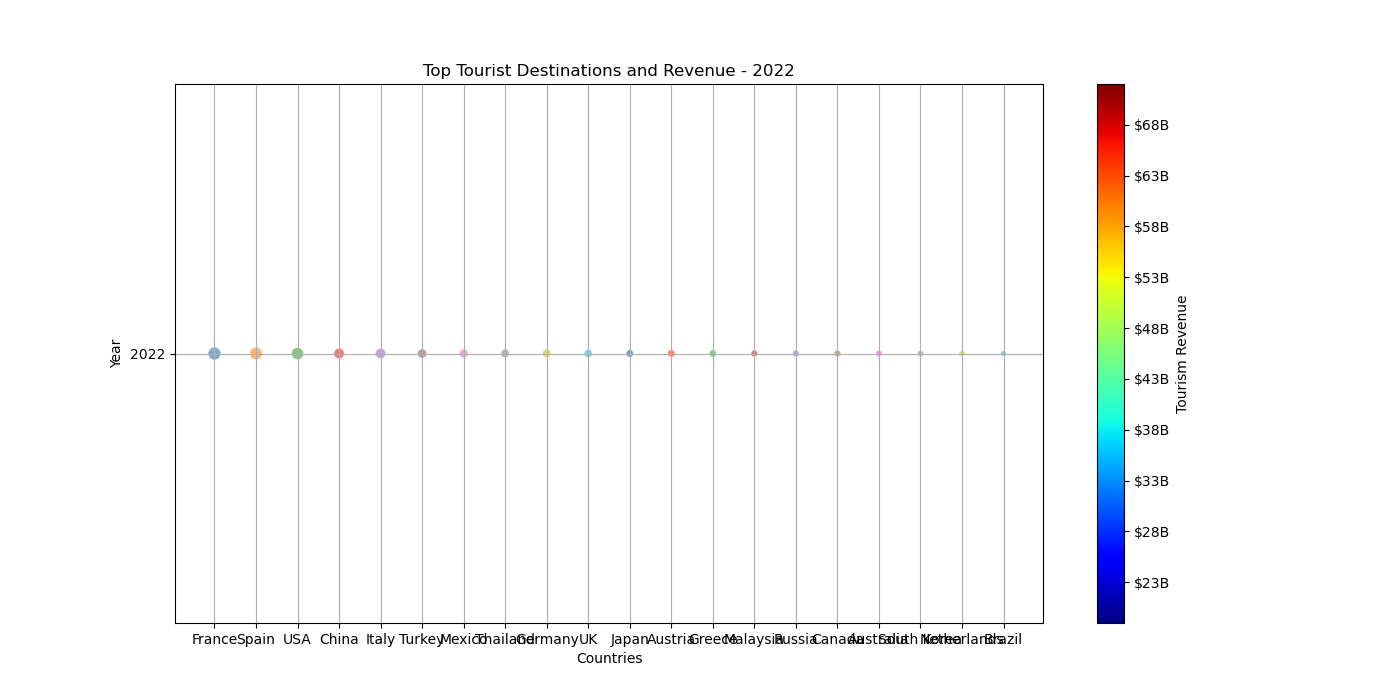

The Python source for this figure:

import matplotlib.pyplot as plt

countries = ['France', 'Spain', 'USA', 'China', 'Italy', 'Turkey', 'Mexico', 'Thailand', 'Germany', 'UK', 'Japan', 'Austria', 'Greece', 'Malaysia', 'Russia', 'Canada', 'Australia', 'South Korea', 'Netherlands', 'Brazil']
year = [2022] * len(countries)
tourists = [89000000, 84000000, 79000000, 60000000, 58000000, 46000000, 45000000, 41000000, 39000000, 38000000, 32000000, 30000000, 29000000, 26000000, 25000000, 24000000, 23000000, 22000000, 20000000, 19000000]
revenue = [70000000000, 68000000000, 72000000000, 50000000000, 45000000000, 35000000000, 38000000000, 31000000000, 36000000000, 34000000000, 29000000000, 26000000000, 27000000000, 25000000000, 24000000000, 23000000000, 22000000000, 21000000000, 20000000000, 19000000000]

size = [x / 1000000 for x in tourists]
colors = ['#1f77b4', '#ff7f0e', '#2ca02c', '#d62728', '#9467bd', '#8c564b', '#e377c2', '#7f7f7f', '#bcbd22', '#17becf', '#1a55b4', '#ff1f0e', '#2ca03c', '#d61728', '#9467ad', '#8c664b', '#e357c2', '#7f8f7f', '#bccd22', '#17aebf']

fig, ax = plt.subplots(figsize=(14, 7))

sc = ax.scatter(countries, year, s=size, c=colors, alpha=0.6, edgecolors='w')

ax.set_title('Top Tourist Destinations and Revenue - 2022')
ax.set_xlabel('Countries')
ax.set_ylabel('Year')
ax.set_yticks([2022])
ax.grid(True)

revenue_tick_vals = range(18000000000, 75000000000, 5000000000)
revenue_tick_labels = ['$' + str(val // 1000000000) + 'B' for val in revenue_tick_vals]
sm = plt.cm.ScalarMappable(cmap=plt.cm.jet, norm=plt.Normalize(vmin=min(revenue), vmax=max(revenue)))
sm._A = []
cbar = plt.colorbar(sm, ticks=revenue_tick_vals)
cbar.ax.set_yticklabels(revenue_tick_labels)
cbar.set_label('Tourism Revenue')

plt.show()
